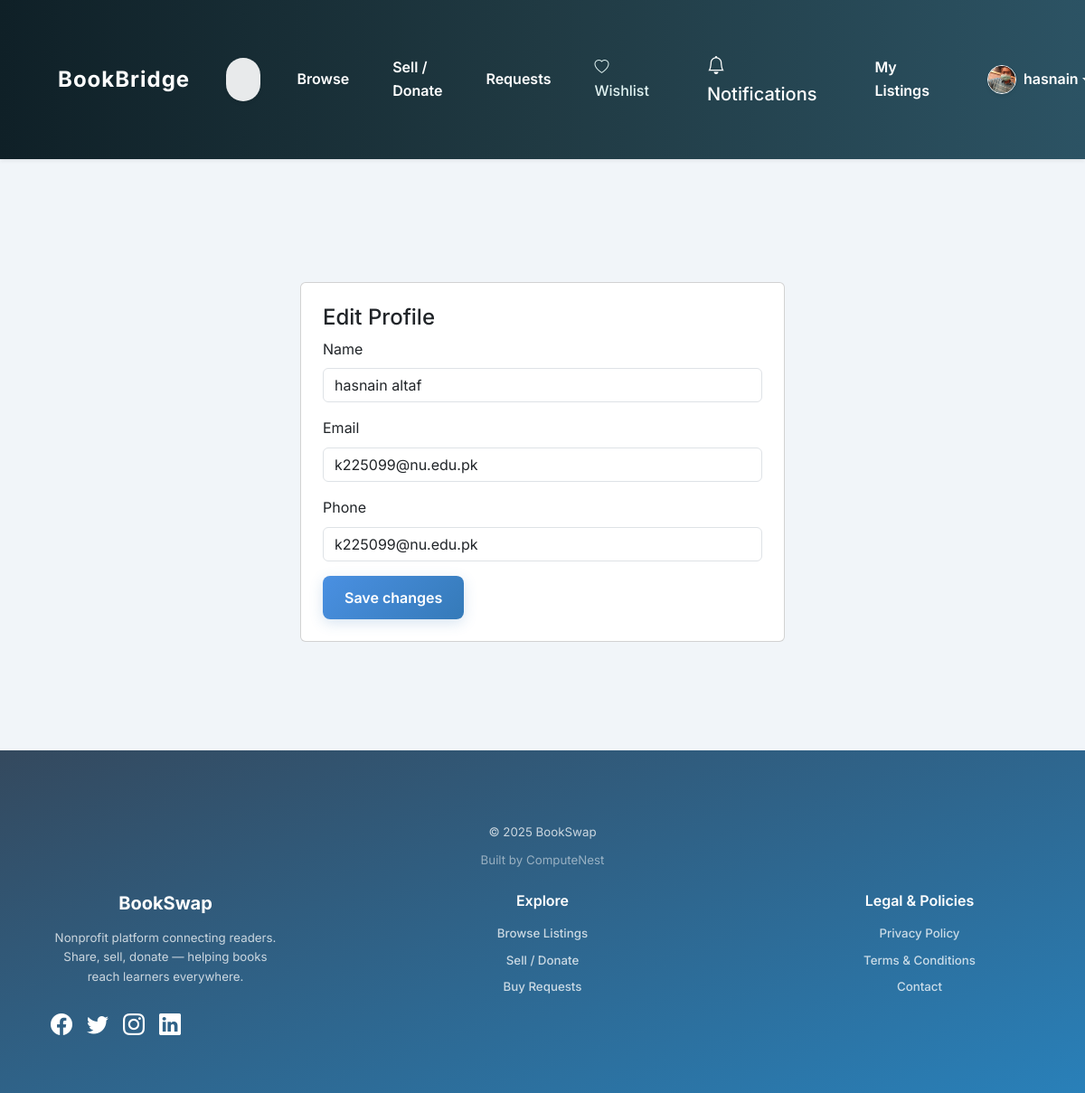
The app's page /account/edit_profile (signed in) with its own data.
### app/models.py (models this page shows, shortened)
class User(db.Model, UserMixin):
    id = db.Column(db.Integer, primary_key=True)
    name = db.Column(db.String(140), nullable=False)
    email = db.Column(db.String(140), unique=True, nullable=False, index=True)
    phone = db.Column(db.String(32), nullable=False)
    password_hash = db.Column(db.String(256), nullable=False)
    created_at = db.Column(db.DateTime, default=datetime.utcnow)
    avatar_file = db.Column(db.String(200), default=None)
    listings = db.relationship("Book", backref="owner", lazy="dynamic", cascade="all,delete")
    reviews = db.relationship("Review", backref="author", lazy="dynamic", cascade="all,delete")
    wishlist = db.relationship("Wishlist", backref="user", lazy="dynamic", cascade="all,delete")
    donations = db.relationship("Donation", backref="donor", lazy="dynamic", cascade="all,delete")

### app/account/routes.py (the view, shortened to what this page needs)
@bp.route("/edit_profile", methods=["GET", "POST"])
@login_required
def edit_profile():
    form = EditProfileForm(obj=current_user)  # prefill with current values
    return render_template("account/edit_profile.html", form=form)

### app/forms.py
class EditProfileForm(FlaskForm):
    name = StringField("Name", validators=[DataRequired(), Length(min=2, max=140)])
    email = StringField("Email", validators=[DataRequired(), Email(), Length(max=140)])
    phone = StringField("Phone", validators=[DataRequired(), Length(max=32)])
    submit = SubmitField("Save changes")

### app/models.py (called while the page is built)
@login_manager.user_loader
def load_user(user_id):
    return User.query.get(int(user_id))

### app/templates/account/edit_profile.html (shortened to what this page needs)
{% extends 'base.html' %}
{% block content %}
<div class="container py-5" style="max-width:600px">
  <div class="card p-4">
    <h4>Edit Profile</h4>
    <form method="POST">
      <div class="mb-3">
        {{ form.name.label(class="form-label") }}
        {{ form.name(class="form-control") }}
      </div>
      <div class="mb-3">
        {{ form.email.label(class="form-label") }}
        {{ form.email(class="form-control") }}
      </div>
      <div class="mb-3">
        {{ form.phone.label(class="form-label") }}
        {{ form.phone(class="form-control") }}
      </div>
      <button type="submit" class="btn btn-primary">{{ form.submit.label.text }}</button>
    </form>
  </div>
</div>
{% endblock %}

### app/templates/navbar.html (shortened to what this page needs)
<nav class="navbar navbar-expand-lg sticky-top shadow-sm bg-gradient-navbar py-3">
  <div class="container">
    <a class="navbar-brand fw-bold fs-4 text-white" href="{{ url_for('main.index') }}">
      BookBridge
    </a>
    <div class="collapse navbar-collapse" id="navMain">
      <form class="d-flex ms-lg-4 my-2 my-lg-0 w-100 w-lg-auto" role="search" action="{{ url_for('books.browse') }}">
        <input class="form-control rounded-pill border-0 shadow-sm"
               type="search"
               name="q"
               placeholder="Search books..."
               aria-label="Search"
               value="{{ request.args.get('q','') }}">
      </form>
      <ul class="navbar-nav ms-auto align-items-lg-center">
        <li class="nav-item"><a class="nav-link text-white fw-semibold" href="{{ url_for('books.browse') }}">Browse</a></li>
        <li class="nav-item"><a class="nav-link text-white fw-semibold" href="{{ url_for('books.create_book') }}">Sell / Donate</a></li>
        <li class="nav-item"><a class="nav-link text-white fw-semibold" href="{{ url_for('books.buy_requests') }}">Requests</a></li>
        {% if current_user.is_authenticated %}
          <li class="nav-item">
  <a class="nav-link" href="{{ url_for('account.wishlist') }}">
    <i class="bi bi-heart"></i> Wishlist
  </a>
</li>
          <li class="nav-item ms-lg-3 position-relative">
            <a class="nav-link text-white fs-5" href="{{ url_for('account.notifications') }}" title="Notifications">
              <i class="bi bi-bell"></i> Notifications
            </a>
          </li>
          <li class="nav-item ms-lg-3">
            <a class="nav-link text-white fw-semibold" href="{{ url_for('account.my_listings') }}">My Listings</a>
          </li>
          <li class="nav-item dropdown ms-lg-3">
            <a class="nav-link dropdown-toggle d-flex align-items-center text-white" href="#" role="button" data-bs-toggle="dropdown">
              {% set avatar = current_user.avatar_file %}
              <img src="{{ url_for('static', filename='avatars/' ~ avatar) if avatar else url_for('static', filename='img/avatar-placeholder.png') }}"
                   class="rounded-circle me-2 border border-white shadow-sm" alt="Avatar" width="32" height="32">
              <span class="fw-semibold">{{ current_user.name.split(' ')[0] }}</span>
            </a>
          </li>
        {% else %}
          <li class="nav-item ms-lg-2"><a class="btn btn-outline-light btn-sm rounded-pill" href="{{ url_for('auth.login') }}">Login</a></li>
          <li class="nav-item ms-lg-2"><a class="btn btn-outline-light btn-sm rounded-pill" href="{{ url_for('auth.signup') }}">Sign Up</a></li>
        {% endif %}
      </ul>
    </div>
  </div>
</nav>

### app/static/css/style.css (style rules this page uses)
* { box-sizing: border-box; margin: 0; padding: 0; }
body { background-color: #f4f4f7; color: #222; font-family: 'Inter', 'Poppins', sans-serif; line-height: 1.6; min-height: 100vh; font-size: 16px; transition: background-color 0.3s ease; }
.container { max-width: 1440px; margin: 0 auto; padding: 2rem; }
.navbar { background: linear-gradient(90deg, #0f2027, #203a43, #2c5364); box-shadow: 0 4px 10px rgba(0, 0, 0, 0.05); padding: 1rem 2rem; display: flex; align-items: center; justify-content: space-between; position: sticky; top: 0; z-index: 999; }
.navbar .navbar-brand { font-weight: 700; font-size: 1.75rem; color: #ffffff; letter-spacing: 1px; transition: color 0.3s ease; }
.navbar .nav-link { color: #e0f2f1; margin-left: 2rem; font-weight: 500; transition: all 0.2s ease; }
.navbar input.form-control { background-color: rgba(255, 255, 255, 0.9); border: 1px solid #cbd5e1; border-radius: 8px; padding: 0.75rem 1.2rem; transition: box-shadow 0.3s ease, border-color 0.3s ease; }
.btn-primary { background: linear-gradient(135deg, #4a90e2, #357ab8); border: none; color: #fff; font-weight: 600; padding: 0.75rem 1.5rem; border-radius: 8px; box-shadow: 0 4px 15px rgba(53, 122, 184, 0.2); cursor: pointer; transition: all 0.2s ease; }
img { max-width: 100%; border-radius: 12px; object-fit: cover; transition: transform 0.3s ease, filter 0.3s ease; }
input, textarea, select { border-radius: 8px; border: 1px solid #cbd5e1; padding: 0.75rem 1rem; transition: border-color 0.3s, box-shadow 0.3s; }
a { color: #3182ce; text-decoration: none; transition: color 0.3s; }
.mb-3 { margin-bottom: 1rem !important; }

### app/templates/base.html (style rules this page uses)
body { font-family: 'Inter', system-ui, -apple-system, "Segoe UI", Roboto, "Helvetica Neue", Arial, sans-serif; background-color: #f1f5f9; color: #0f172a; scroll-behavior: smooth; }

### records on screen
User: avatar_file (picture), name "hasnain", name "hasnain altaf", email "k225099@nu.edu.pk", phone "k225099@nu.edu.pk"
